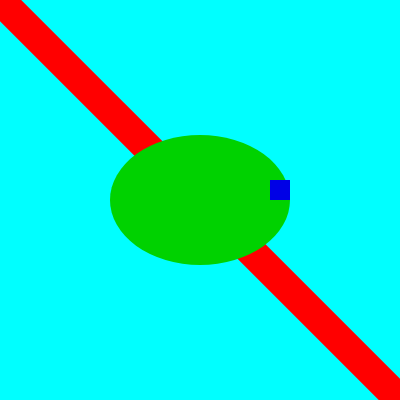
Frame 1 (no input)
Frame 60 (no input): identical to frame 1, image omitted
Frame 120 (the mouse pressed at the canvas centre since frame 60): identical to frame 1, image omitted

The p5.js sketch that drew this single still picture (run headless with seeded random() and noise() and a simulated clock; from frame 60 on, the mouse is pressed at the canvas centre):

// p5.js sketch
// ── sketch.js
function setup() {
  createCanvas(400, 400);
}

function draw() {
  background("#00FFFF");

  stroke(255, 0, 0);
  strokeWeight(30);
  line(0, 0, width, height);

  // strokeWeight(0);
  noStroke()
  fill(0, 210, 0);
  ellipse(200, 200, 180, 130);

  fill(0, 0, 230);
  square(270, 180, 20);
  
}
